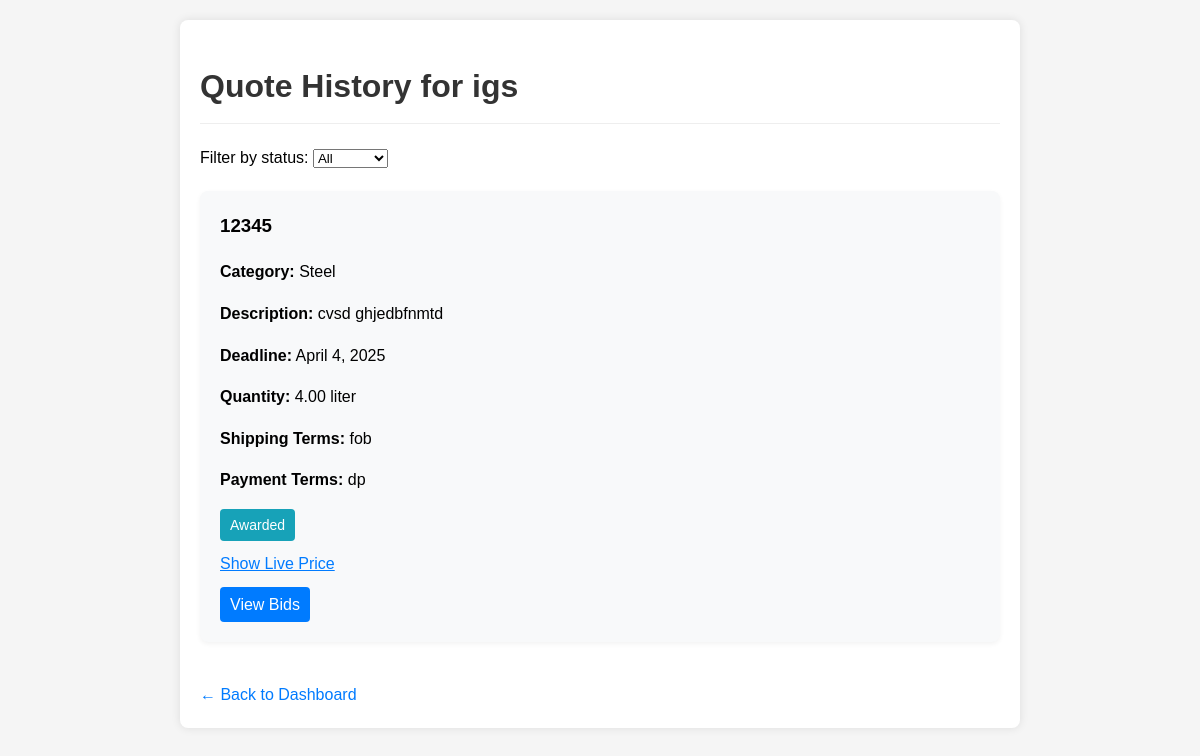
Before: /manufacturer/quote-history/ (signed in) with the older database file.
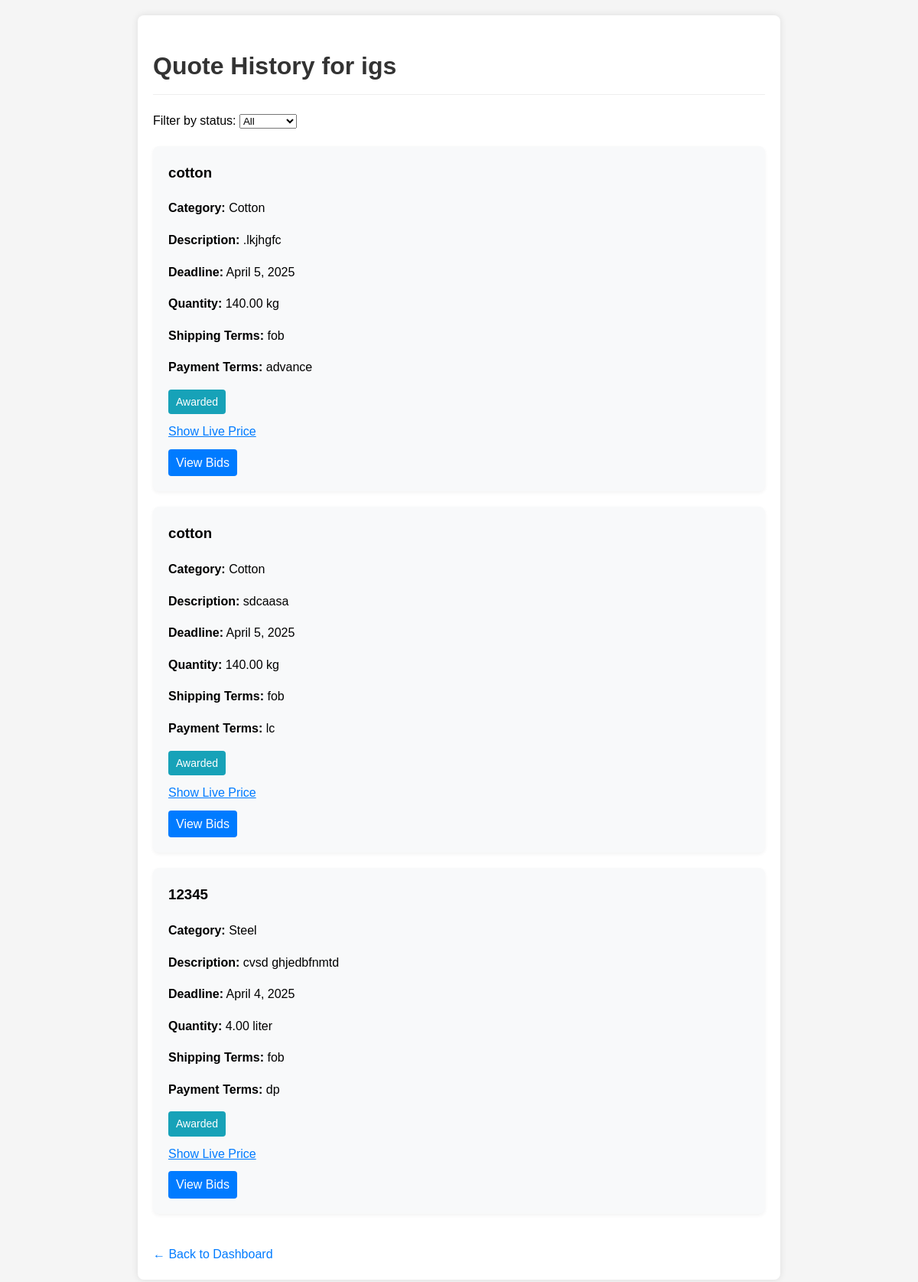
After: the same page with the newer database file.
### manufacturer/models.py (models this page shows, shortened)
class QuoteRequest(models.Model):
    STATUS_CHOICES = [
        ('open', 'Open'),
        ('closed', 'Closed'),
        ('awarded', 'Awarded'),
        ('expired', 'Expired'),
    ]
    manufacturer = models.ForeignKey(Manufacturer, on_delete=models.CASCADE)
    product = models.CharField(max_length=200)
    category = models.CharField(max_length=100)
    description = models.TextField()
    deadline = models.DateField()
    quantity = models.DecimalField(max_digits=10, decimal_places=2)
    unit = models.CharField(max_length=20, blank=True)
    annual_volume = models.CharField(max_length=100, blank=True)
    unit_price = models.DecimalField(max_digits=10, decimal_places=2, null=True, blank=True)
    currency = models.CharField(max_length=3, blank=True)
    shipping_terms = models.CharField(max_length=50)
    destination_port = models.CharField(max_length=100, blank=True)
    payment_terms = models.CharField(max_length=50)
    status = models.CharField(max_length=10, choices=STATUS_CHOICES, default='open')
    created_at = models.DateTimeField(auto_now_add=True)
    accepted_bid = models.ForeignKey('supplier.Bid', on_delete=models.SET_NULL, null=True, blank=True)
    def get_category_display(self):
        return self.category.replace('_', ' ').title()

### manufacturer/views.py (the view)
# urls.py: path('quote-history/', views.quote_history, name='manufacturer_quote_history'),
def quote_history(request):
    if not request.user.is_authenticated:
        return redirect('manufacturer_login')
    manufacturer = Manufacturer.objects.get(user=request.user)
    quotes = QuoteRequest.objects.filter(manufacturer=manufacturer).order_by('-created_at')
    status_filter = request.GET.get('status')
    if status_filter:
        quotes = quotes.filter(status=status_filter)
    return render(request, 'manufacturer/quote_history.html', {
        'manufacturer': manufacturer,
        'quotes': quotes
    })

### manufacturer/templates/manufacturer/quote_history.html (shortened to what this page needs)
<!DOCTYPE html>
<html>
<head>
</head>
<body>
    <div class="container">
        <h1>Quote History for {{ manufacturer.company_name }}</h1>
        <div class="filters">
            <form method="get">
                <label>Filter by status:</label>
                <select name="status" onchange="this.form.submit()">
                    <option value="">All</option>
                </select>
            </form>
        </div>
        {% for quote in quotes %}
        <div class="card">
            <h3>{{ quote.product }}</h3>
            <p><strong>Category:</strong> {{ quote.get_category_display }}</p>
            <p><strong>Description:</strong> {{ quote.description }}</p>
            <p><strong>Deadline:</strong> {{ quote.deadline }}</p>
            <p><strong>Quantity:</strong> {{ quote.quantity }} {{ quote.unit }}</p>
            <p><strong>Shipping Terms:</strong> {{ quote.shipping_terms }}</p>
            <p><strong>Payment Terms:</strong> {{ quote.payment_terms }}</p>
            <span class="status status-{{ quote.status }}">{{ quote.get_status_display }}</span>
            <div class="price-section" style="margin-top: 10px;">
                <a href="#" class="toggle-price-btn"
                   data-commodity="{{ quote.product }}"
                   style="color: #007bff; cursor: pointer;">
                   Show Live Price
                </a>
            </div>
            {% if quote.status == 'open' or quote.status == 'awarded' %}
            <div>
                <a href="{% url 'view_quote_bids' quote.id %}" class="view-bids-btn">View Bids</a>
            </div>
            {% endif %}
        </div>
        {% empty %}
        <p>You have not submitted any quote requests yet.</p>
        {% endfor %}
        <a href="{% url 'manufacturer_dashboard' %}" class="back-link">← Back to Dashboard</a>
    </div>
</body>
</html>

Changed rows visible on the page:
added QuoteRequest: product "cotton", category "Cotton", description ".lkjhgfc", deadline "April 5, 2025", quantity "140.00", unit "kg", shipping_terms "fob", payment_terms "advance", status "Awarded", shows "View Bids"
added QuoteRequest: product "cotton", category "Cotton", description "sdcaasa", deadline "April 5, 2025", quantity "140.00", unit "kg", shipping_terms "fob", payment_terms "lc", status "Awarded", shows "View Bids"
